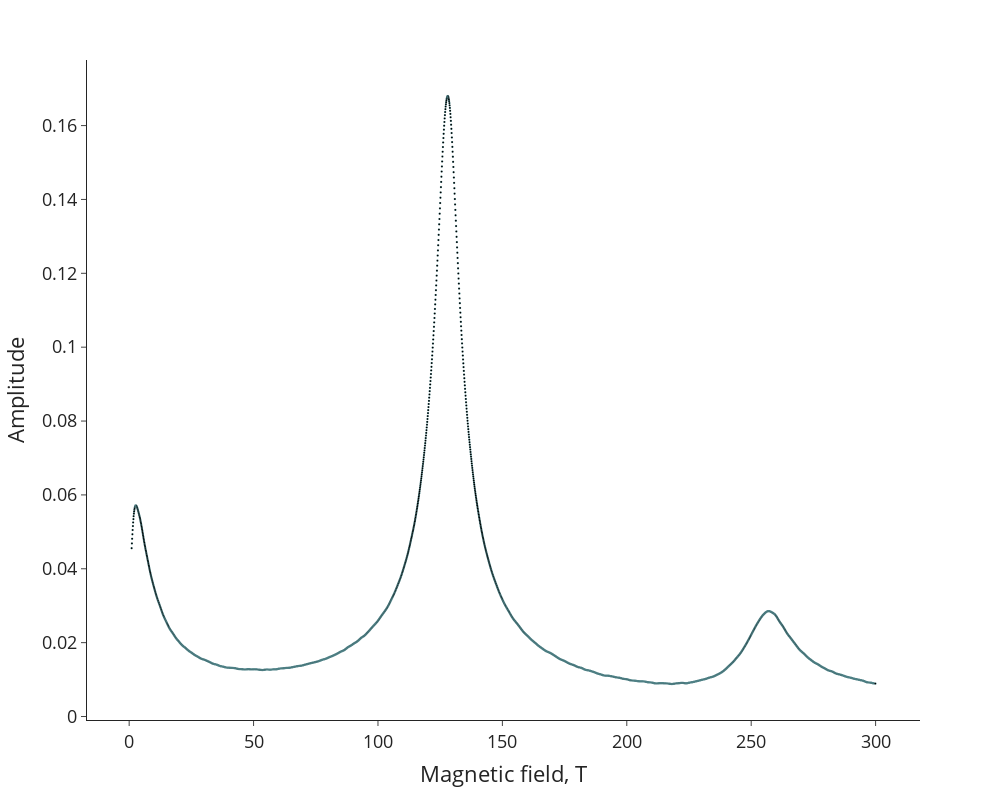

This figure's notebook cell:
### Code cell
dft4K = ift(data4K,1,300, 0.1)
print('dft 4K mesa')

### Figure 1 — Plotly figure (JSON) as saved in the notebook; plotly's stock layout.template omitted (floating-point values rounded to 4 significant figures; data arrays with more than 128 entries replaced by an {"elided": "..."} marker saying what was removed)
{"data": [{"hovertemplate": "x=%{x}<br>y=%{y}<extra></extra>", "legendgroup": "", "marker": {"color": "black", "line": {"color": "#53868B", "width": 0.5}, "opacity": 1, "size": 2, "symbol": "circle"}, "mode": "markers", "name": "", "showlegend": false, "type": "scattergl", "x": {"elided": "2990 float values"}, "xaxis": "x", "y": {"elided": "2990 float values"}, "yaxis": "y"}], "layout": {"font": {"size": 18}, "height": 800, "legend": {"tracegroupgap": 0}, "margin": {"t": 60}, "width": 1000, "xaxis": {"anchor": "y", "domain": [0, 1], "title": {"text": "Magnetic field, T"}}, "yaxis": {"anchor": "x", "domain": [0, 1], "title": {"text": "Amplitude"}}}}
